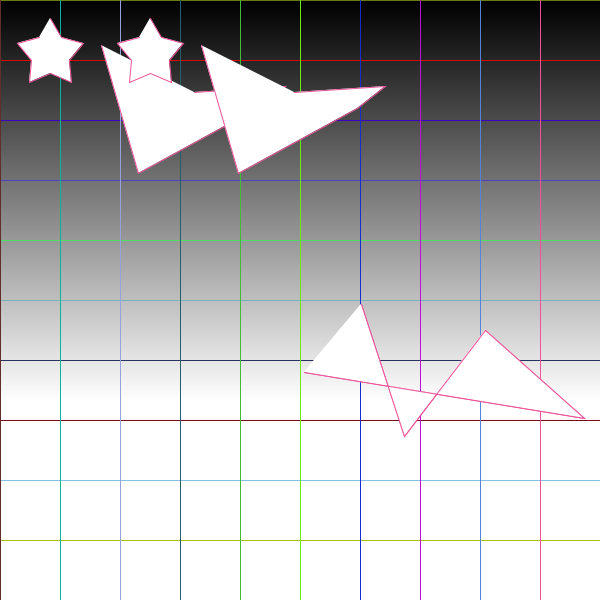
Frame 1 (no input)
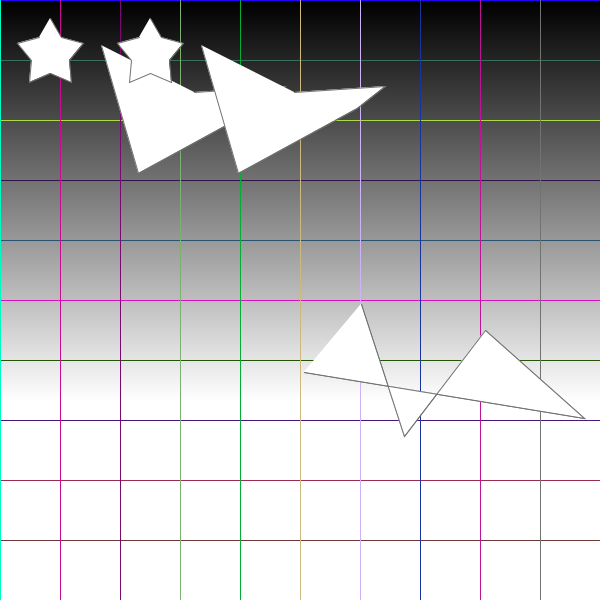
Frame 60 (the mouse pressed at the canvas centre just before this capture)
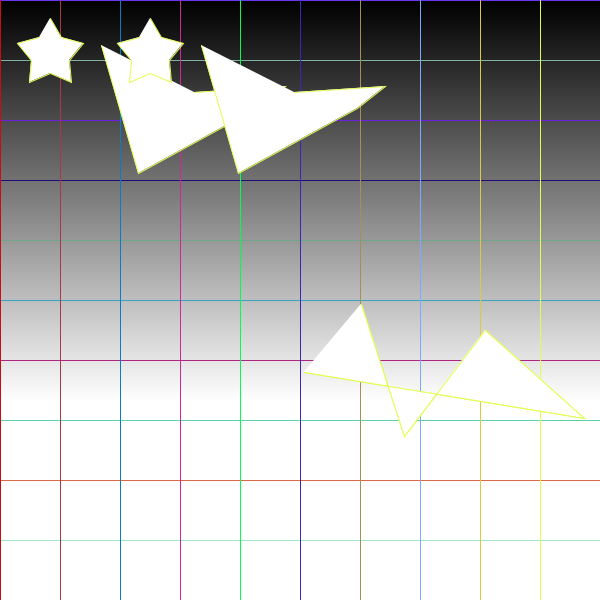
Frame 120 (the mouse held since frame 60 and released just before this capture)

The Processing sketch that drew these frames (run headless with seeded random() and noise(); from frame 60 on, the mouse is pressed at the canvas centre):

// Processing sketch: processing_92194
// ── processing_92194.pde

float gray = 0.0;
int[] x = {50, 61, 83, 69, 71, 50, 29, 31, 17, 39};
int[] y = {18, 37, 43, 60, 82, 73, 82, 60, 43, 37};
//if not typing array numbers, must type (new)
int[] x2 = new int[5];
int[] y2 = new int[5];

int[] x3 = new int[5];
int[] y3 = new int[5];


void setup(){
  size(600,600);
   background(255);
   
   for(int i=0; i< 5; i++)
   {
    x2[i] = (int)random(1, 300);
    y2[i] = (int)random(20, 300);
   }
   
      for(int i=0; i< 5; i++)
   {
    x3[i] = (int)random(300, 600);
    y3[i] = (int)random(300, 600);
   }
}

void draw(){
  //gradient shift
  for(int i =0; i < 600; i++)
  {
    float percent = (float) i/400;
    //stroke(random(0,255), random(0,255), random(0,255));
    stroke(255 * percent); 
    line(0, i, 600, i);
  }

  //vert lines
  for(int i =0; i <600; i += 60)
  {
    stroke(255);
    stroke(random(0,255), random(0,255), random(0,255));
    line(0, i, 600, i);
  }
  
  //horiz lines
   for(int i =0; i <600; i += 60)
  {
    stroke(255);
    stroke(random(0,255), random(0,255), random(0,255));
    line(i, 0, i, 600);    
  }
  
 drawShape(0);
 drawShape(100);

}

void drawShape(float Xoffset){
    
  beginShape();
  for(int i = 0; i < x.length; i++)
  {
    vertex(x[i] + Xoffset, y[i]);
  }
  endShape();
  
  
  beginShape();
  for(int i =0; i < x2.length; i++)
  {
    vertex(x2[i] + Xoffset, y2[i]);
  }
  endShape();
  
  beginShape();
  for(int i =0; i < x3.length; i++)
  {
    vertex(x3[i], y3[i]);
  }
  endShape();
  
}
